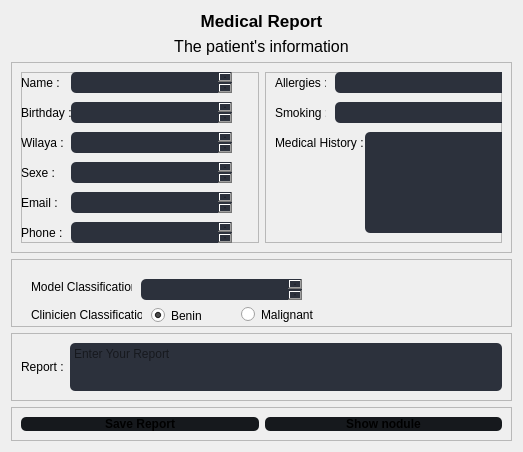
               <widget class="QWidget" name="page_9">
                <layout class="QVBoxLayout" name="verticalLayout_21">
                 <item>
                  <widget class="QLabel" name="label_16">
                   <property name="font">
                    <font>
                     <pointsize>13</pointsize>
                     <weight>75</weight>
                     <bold>true</bold>
                    </font>
                   </property>
                   <property name="text">
                    <string>Medical Report</string>
                   </property>
                   <property name="alignment">
                    <set>Qt::AlignCenter</set>
                   </property>
                  </widget>
                 </item>
                 <item>
                  <widget class="QLabel" name="label_30">
                   <property name="font">
                    <font>
                     <pointsize>12</pointsize>
                     <weight>50</weight>
                     <italic>false</italic>
                     <bold>false</bold>
                    </font>
                   </property>
                   <property name="text">
                    <string>The patient's information</string>
                   </property>
                   <property name="alignment">
                    <set>Qt::AlignCenter</set>
                   </property>
                  </widget>
                 </item>
                 <item>
                  <widget class="QFrame" name="frame_14">
                   <property name="minimumSize">
                    <size>
                     <width>501</width>
                     <height>191</height>
                    </size>
                   </property>
                   <property name="maximumSize">
                    <size>
                     <width>16777215</width>
                     <height>191</height>
                    </size>
                   </property>
                   <property name="frameShape">
                    <enum>QFrame::StyledPanel</enum>
                   </property>
                   <property name="frameShadow">
                    <enum>QFrame::Raised</enum>
                   </property>
                   <layout class="QHBoxLayout" name="horizontalLayout_22">
                    <item>
                     <widget class="QFrame" name="frame_19">
                      <property name="frameShape">
                       <enum>QFrame::StyledPanel</enum>
                      </property>
                      <property name="frameShadow">
                       <enum>QFrame::Raised</enum>
                      </property>
                      <widget class="QLabel" name="label_29">
                       <property name="geometry">
                        <rect>
                         <x>0</x>
                         <y>90</y>
                         <width>51</width>
                         <height>21</height>
                        </rect>
                       </property>
                       <property name="text">
                        <string>Sexe :</string>
                       </property>
                      </widget>
                      <widget class="QLabel" name="label_28">
                       <property name="geometry">
                        <rect>
                         <x>0</x>
                         <y>60</y>
                         <width>51</width>
                         <height>21</height>
                        </rect>
                       </property>
                       <property name="text">
                        <string>Wilaya :</string>
                       </property>
                      </widget>
                      <widget class="QLabel" name="label_27">
                       <property name="geometry">
                        <rect>
                         <x>0</x>
                         <y>30</y>
                         <width>51</width>
                         <height>21</height>
                        </rect>
                       </property>
                       <property name="text">
                        <string>Birthday :</string>
                       </property>
                      </widget>
                      <widget class="QTextBrowser" name="textRPphone">
                       <property name="geometry">
                        <rect>
                         <x>50</x>
                         <y>150</y>
                         <width>161</width>
                         <height>21</height>
                        </rect>
                       </property>
                       <property name="styleSheet">
                        <string notr="true">background-color: rgb(44, 49, 60);
border-radius:5px;</string>
                       </property>
                      </widget>
                      <widget class="QLabel" name="label_11">
                       <property name="geometry">
                        <rect>
                         <x>0</x>
                         <y>0</y>
                         <width>51</width>
                         <height>21</height>
                        </rect>
                       </property>
                       <property name="text">
                        <string>Name :</string>
                       </property>
                      </widget>
                      <widget class="QTextBrowser" name="textRPemail">
                       <property name="geometry">
                        <rect>
                         <x>50</x>
                         <y>120</y>
                         <width>161</width>
                         <height>21</height>
                        </rect>
                       </property>
                       <property name="styleSheet">
                        <string notr="true">background-color: rgb(44, 49, 60);
border-radius:5px;</string>
                       </property>
                      </widget>
                      <widget class="QTextBrowser" name="textRPsexe">
                       <property name="geometry">
                        <rect>
                         <x>50</x>
                         <y>90</y>
                         <width>161</width>
                         <height>21</height>
                        </rect>
                       </property>
                       <property name="styleSheet">
                        <string notr="true">background-color: rgb(44, 49, 60);
border-radius:5px;</string>
                       </property>
                      </widget>
                      <widget class="QLabel" name="label_32">
                       <property name="geometry">
                        <rect>
                         <x>0</x>
                         <y>150</y>
                         <width>51</width>
                         <height>21</height>
                        </rect>
                       </property>
                       <property name="text">
                        <string>Phone :</string>
                       </property>
                      </widget>
                      <widget class="QTextBrowser" name="textRPwilaya">
                       <property name="geometry">
                        <rect>
                         <x>50</x>
                         <y>60</y>
                         <width>161</width>
                         <height>21</height>
                        </rect>
                       </property>
                       <property name="styleSheet">
                        <string notr="true">background-color: rgb(44, 49, 60);
border-radius:5px;</string>
                       </property>
                      </widget>
                      <widget class="QTextBrowser" name="textRPage">
                       <property name="geometry">
                        <rect>
                         <x>50</x>
                         <y>30</y>
                         <width>161</width>
                         <height>21</height>
                        </rect>
                       </property>
                       <property name="styleSheet">
                        <string notr="true">background-color: rgb(44, 49, 60);
border-radius:5px;</string>
                       </property>
                      </widget>
                      <widget class="QTextBrowser" name="textRPname">
                       <property name="geometry">
                        <rect>
                         <x>50</x>
                         <y>0</y>
                         <width>161</width>
                         <height>21</height>
                        </rect>
                       </property>
                       <property name="styleSheet">
                        <string notr="true">background-color: rgb(44, 49, 60);
border-radius:5px;</string>
                       </property>
                      </widget>
                      <widget class="QLabel" name="label_31">
                       <property name="geometry">
                        <rect>
                         <x>0</x>
                         <y>120</y>
                         <width>51</width>
                         <height>21</height>
                        </rect>
                       </property>
                       <property name="text">
                        <string>Email :</string>
                       </property>
                      </widget>
                     </widget>
                    </item>
                    <item>
                     <widget class="QFrame" name="frame_18">
                      <property name="frameShape">
                       <enum>QFrame::StyledPanel</enum>
                      </property>
                      <property name="frameShadow">
                       <enum>QFrame::Raised</enum>
                      </property>
                      <widget class="QLabel" name="label_33">
                       <property name="geometry">
                        <rect>
                         <x>10</x>
                         <y>60</y>
                         <width>91</width>
                         <height>21</height>
                        </rect>
                       </property>
                       <property name="text">
                        <string>Medical History :</string>
                       </property>
                      </widget>
                      <widget class="QTextBrowser" name="textRPmedhist">
                       <property name="geometry">
                        <rect>
                         <x>100</x>
                         <y>60</y>
                         <width>251</width>
                         <height>101</height>
                        </rect>
                       </property>
                       <property name="styleSheet">
                        <string notr="true">background-color: rgb(44, 49, 60);
border-radius:5px;</string>
                       </property>
                      </widget>
                      <widget class="QTextBrowser" name="textRPsmoking">
                       <property name="geometry">
                        <rect>
                         <x>70</x>
                         <y>30</y>
                         <width>281</width>
                         <height>21</height>
                        </rect>
                       </property>
                       <property name="styleSheet">
                        <string notr="true">background-color: rgb(44, 49, 60);
border-radius:5px;</string>
                       </property>
                      </widget>
                      <widget class="QLabel" name="label_35">
                       <property name="geometry">
                        <rect>
                         <x>10</x>
                         <y>0</y>
                         <width>51</width>
                         <height>21</height>
                        </rect>
                       </property>
                       <property name="text">
                        <string>Allergies :</string>
                       </property>
                      </widget>
                      <widget class="QTextBrowser" name="textRPallergies">
                       <property name="geometry">
                        <rect>
                         <x>70</x>
                         <y>0</y>
                         <width>281</width>
                         <height>21</height>
                        </rect>
                       </property>
                       <property name="styleSheet">
                        <string notr="true">background-color: rgb(44, 49, 60);
border-radius:5px;</string>
                       </property>
                      </widget>
                      <widget class="QLabel" name="label_34">
                       <property name="geometry">
                        <rect>
                         <x>10</x>
                         <y>30</y>
                         <width>51</width>
                         <height>21</height>
                        </rect>
                       </property>
                       <property name="text">
                        <string>Smoking :</string>
                       </property>
                      </widget>
                     </widget>
                    </item>
                   </layout>
                  </widget>
                 </item>
                 <item>
                  <widget class="QFrame" name="frame_15">
                   <property name="minimumSize">
                    <size>
                     <width>260</width>
                     <height>68</height>
                    </size>
                   </property>
                   <property name="maximumSize">
                    <size>
                     <width>16777215</width>
                     <height>68</height>
                    </size>
                   </property>
                   <property name="frameShape">
                    <enum>QFrame::StyledPanel</enum>
                   </property>
                   <property name="frameShadow">
                    <enum>QFrame::Raised</enum>
                   </property>
                   <widget class="QLabel" name="label_36">
                    <property name="geometry">
                     <rect>
                      <x>20</x>
                      <y>20</y>
                      <width>101</width>
                      <height>16</height>
                     </rect>
                    </property>
                    <property name="text">
                     <string>Model Classification :</string>
                    </property>
                   </widget>
                   <widget class="QLabel" name="label_37">
                    <property name="geometry">
                     <rect>
                      <x>20</x>
                      <y>40</y>
                      <width>111</width>
                      <height>31</height>
                     </rect>
                    </property>
                    <property name="text">
                     <string>Clinicien Classification :</string>
                    </property>
                   </widget>
                   <widget class="QTextBrowser" name="textRModelClassification">
                    <property name="geometry">
                     <rect>
                      <x>130</x>
                      <y>20</y>
                      <width>161</width>
                      <height>21</height>
                     </rect>
                    </property>
                    <property name="styleSheet">
                     <string notr="true">background-color: rgb(44, 49, 60);
border-radius:5px;</string>
                    </property>
                   </widget>
                   <widget class="QRadioButton" name="radioNBenin">
                    <property name="geometry">
                     <rect>
                      <x>140</x>
                      <y>36</y>
                      <width>82</width>
                      <height>41</height>
                     </rect>
                    </property>
                    <property name="text">
                     <string>Benin</string>
                    </property>
                    <property name="checked">
                     <bool>true</bool>
                    </property>
                   </widget>
                   <widget class="QRadioButton" name="radioNMalignant">
                    <property name="geometry">
                     <rect>
                      <x>230</x>
                      <y>30</y>
                      <width>82</width>
                      <height>51</height>
                     </rect>
                    </property>
                    <property name="text">
                     <string>Malignant</string>
                    </property>
                   </widget>
                  </widget>
                 </item>
                 <item>
                  <widget class="QFrame" name="frame_16">
                   <property name="minimumSize">
                    <size>
                     <width>330</width>
                     <height>68</height>
                    </size>
                   </property>
                   <property name="maximumSize">
                    <size>
                     <width>16777215</width>
                     <height>68</height>
                    </size>
                   </property>
                   <property name="frameShape">
                    <enum>QFrame::StyledPanel</enum>
                   </property>
                   <property name="frameShadow">
                    <enum>QFrame::Raised</enum>
                   </property>
                   <layout class="QHBoxLayout" name="horizontalLayout_21">
                    <item>
                     <widget class="QLabel" name="label_38">
                      <property name="text">
                       <string>Report :</string>
                      </property>
                     </widget>
                    </item>
                    <item>
                     <widget class="QPlainTextEdit" name="plainTextEdit">
                      <property name="toolTip">
                       <string>Enter Your Report</string>
                      </property>
                      <property name="styleSheet">
                       <string notr="true">background-color: rgb(44, 49, 60);
border-radius:5px;</string>
                      </property>
                      <property name="placeholderText">
                       <string>Enter Your Report</string>
                      </property>
                     </widget>
                    </item>
                   </layout>
                  </widget>
                 </item>
                 <item>
                  <widget class="QFrame" name="frame_17">
                   <property name="frameShape">
                    <enum>QFrame::StyledPanel</enum>
                   </property>
                   <property name="frameShadow">
                    <enum>QFrame::Raised</enum>
                   </property>
                   <layout class="QHBoxLayout" name="horizontalLayout_23">
                    <item>
                     <widget class="QPushButton" name="saveReportBtn">
                      <property name="font">
                       <font>
                        <pointsize>9</pointsize>
                        <weight>75</weight>
                        <bold>true</bold>
                       </font>
                      </property>
                      <property name="styleSheet">
                       <string notr="true">background-color: rgb(22, 25, 29);
border-radius:5px;
</string>
                      </property>
                      <property name="text">
                       <string>Save Report</string>
                      </property>
                      <property name="icon">
                       <iconset resource="resources.qrc">
                        <normaloff>:/icons/icon/save.svg</normaloff>:/icons/icon/save.svg</iconset>
                      </property>
                      <property name="iconSize">
                       <size>
                        <width>24</width>
                        <height>24</height>
                       </size>
                      </property>
                     </widget>
                    </item>
                    <item>
                     <widget class="QPushButton" name="showNoduleRBtn">
                      <property name="font">
                       <font>
                        <pointsize>9</pointsize>
                        <weight>75</weight>
                        <bold>true</bold>
                       </font>
                      </property>
                      <property name="styleSheet">
                       <string notr="true">background-color: rgb(22, 25, 29);
border-radius:5px;
</string>
                      </property>
                      <property name="text">
                       <string>Show nodule</string>
                      </property>
                      <property name="icon">
                       <iconset resource="resources.qrc">
                        <normaloff>:/icons/icon/image.svg</normaloff>:/icons/icon/image.svg</iconset>
                      </property>
                      <property name="iconSize">
                       <size>
                        <width>24</width>
                        <height>24</height>
                       </size>
                      </property>
                     </widget>
                    </item>
                   </layout>
                  </widget>
                 </item>
                </layout>
               </widget>
